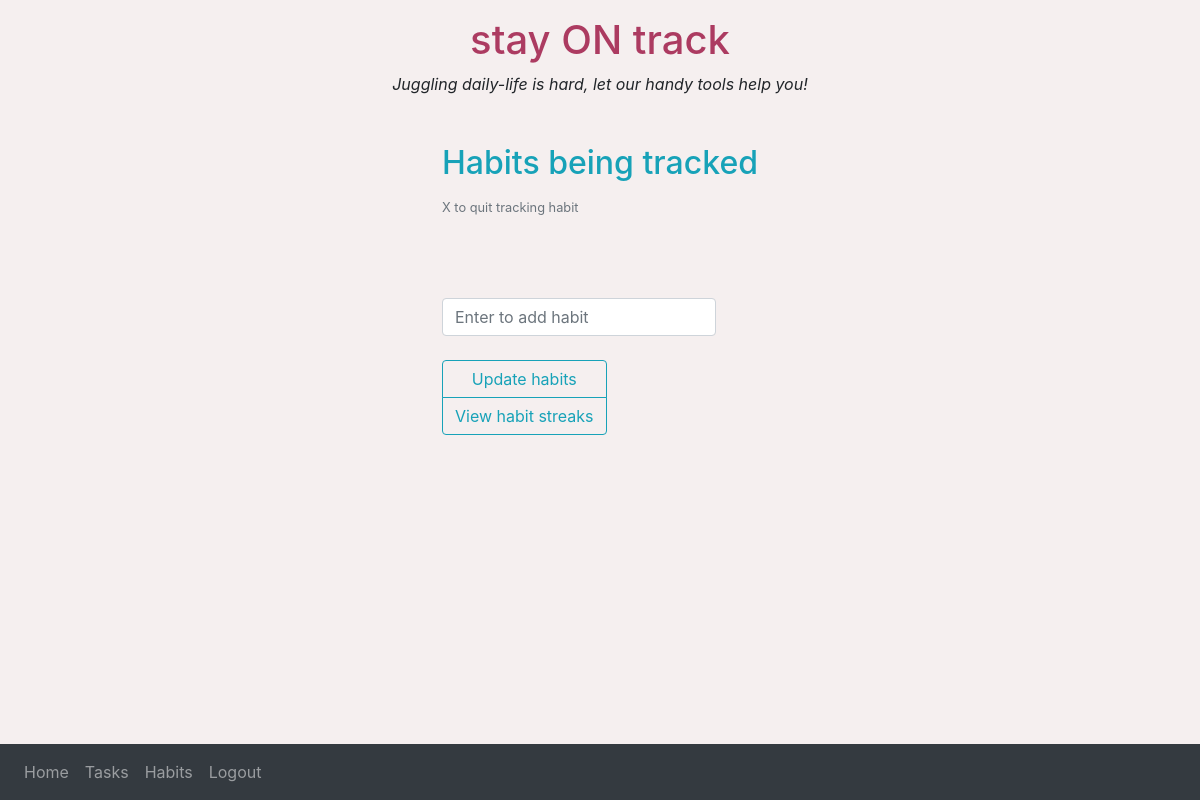
Page /habits (signed in) on the earlier database version.
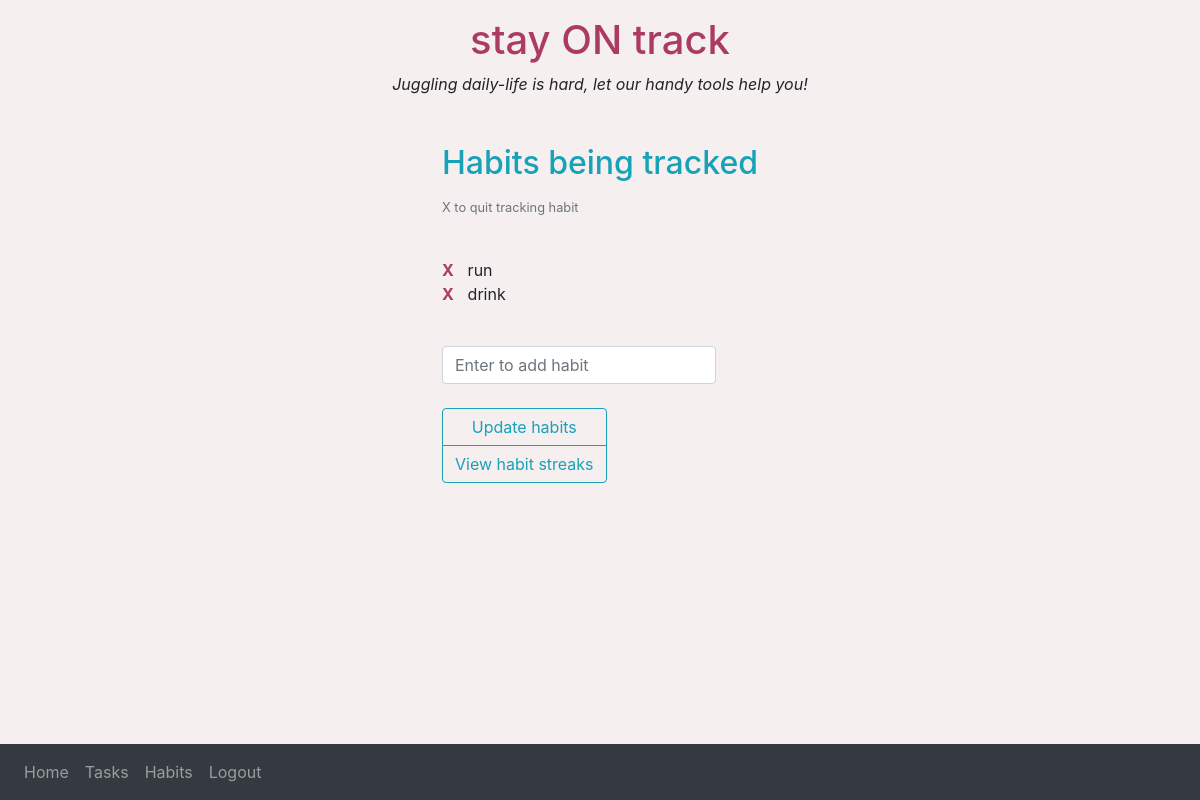
Same page on the later database version.
### myapp/models.py (models this page shows, shortened)
class Habit(db.Model):
  id = db.Column(db.Integer, primary_key=True)
  content = db.Column(db.String(100), nullable=False)
  date_created = db.Column(db.DateTime, default=datetime.utcnow)
  deleted = db.Column(db.Boolean, default=False, nullable=False)
  streak = db.Column(db.Integer, default=0, nullable=False)
  user_id = db.Column(db.Integer, db.ForeignKey('user.id'))

### myapp/routes.py (the view)
@app.route('/habits', methods=["GET", "POST"])
@login_required
def habits():
  if request.method == "POST":
    habit_content = request.form['habit_content']
    if not habit_content:
      flash("Unable to add habit without content.")
      return redirect(url_for('habits'))
    new_habit = Habit(content=habit_content, user=current_user)
    db.session.add(new_habit)
    db.session.commit()
    flash("New habit added!")
    return redirect(url_for('habits'))
  else:
    user = User.get_id(current_user)
    habits = Habit.query.filter(Habit.deleted==False).filter(Habit.user_id==user).all()
    return render_template('habits.html', habits=habits)

### myapp/models.py (called while the page is built)
@login_manager.user_loader
def load_user(id):
    return User.query.get(int(id))

  def get_id(self):
    return str(self.id)

### myapp/templates/habits.html (shortened to what this page needs)
{% extends ('layout.html') %}
{% block main %}
<div class="habits-app">
    <div class="habit-list">
      <h2> Habits being tracked</h2>
        <p class="small text-muted pt-2">X to quit tracking habit</p>
        <br>
          <form action="habits" method="post">
            <ul>
              {% for habit in habits %}
              <li><b><a href="/delete_habit/{{habit.id}}">X </b></a></a>{{ habit.content }}</li>
              {% endfor %}
            </ul>
              <br>
              <div class="d-inline-flex">
                  <input autofocus class="form-control" name="habit_content" id="task_submit" placeholder="Enter to add habit" type="text" type="submit" autocomplete="off">
              </div>
          </form>
    </div>
    <br>
    <div class="btn-group-vertical">
      <a class="btn btn-outline-info" role="button" href="{{ url_for('update_habits') }}">Update habits</a>
      <a class="btn btn-outline-info" role="button" href="{{ url_for('view_streaks') }}">View habit streaks</a>
    </div>
</div>
{% endblock %}

Differences in the rows shown:
added Habit: content "run"
added Habit: content "drink"
